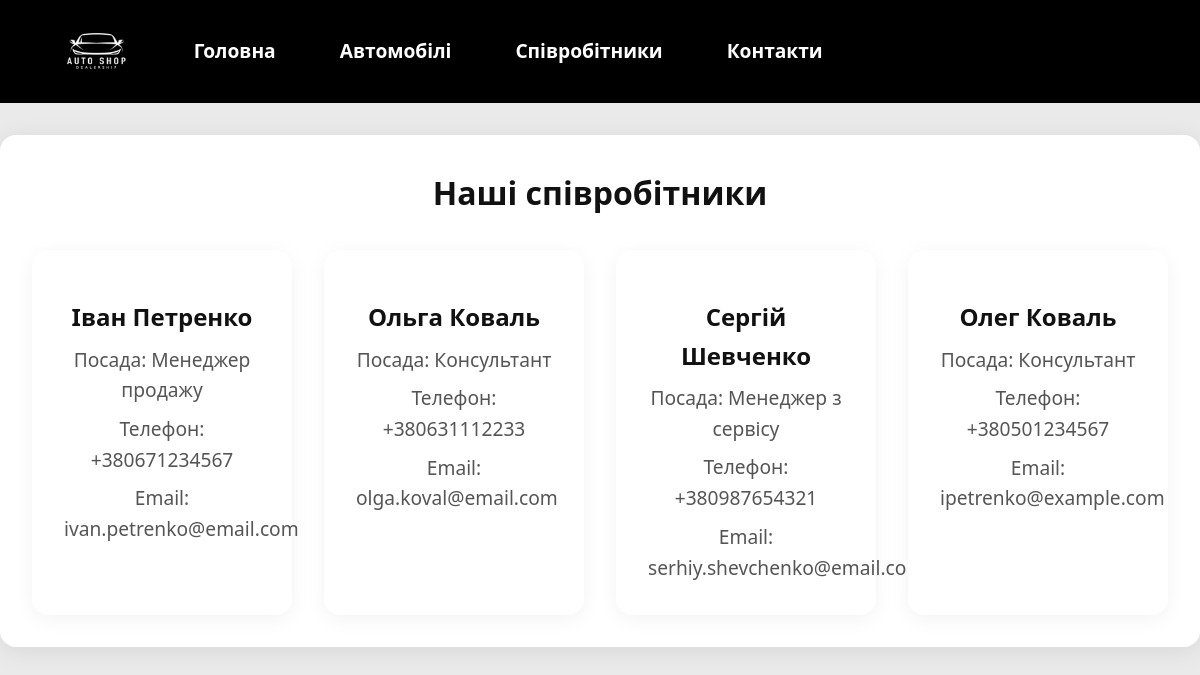
The page /workers on the database its author committed.
### main/models.py (models this page shows, shortened)
class Worker(models.Model):
    full_name = models.CharField(max_length=100)
    position = models.CharField(max_length=100)
    phone = models.CharField(max_length=15)
    email = models.EmailField()
    is_active = models.BooleanField(default=True)

### main/views.py (the view)
# urls.py: path('workers', views.show_workers, name='workers_page'),
def show_workers(request):
    workers = Worker.objects.filter(is_active=True)
    return render(request, 'main/workers.html', {'workers': workers})

### main/templates/main/workers.html (shortened to what this page needs)
{% extends 'layout.html' %}
{% block content %}
<h2>Наші співробітники</h2>
<div class="cards">
    {% for worker in workers %}
        <div class="card">
            <h3>{{ worker.full_name }}</h3>
            <p>Посада: {{ worker.position }}</p>
            <p>Телефон: {{ worker.phone }}</p>
            <p>Email: {{ worker.email }}</p>
        </div>
    {% empty %}
        <p>Немає даних про співробітників.</p>
    {% endfor %}
</div>
{% endblock %}

### main/static/main/css/style.css (style rules this page uses)
* { box-sizing: border-box; margin: 0; padding: 0; font-family: system-ui, -apple-system, BlinkMacSystemFont, 'Segoe UI', Roboto, Oxygen, Ubuntu, Cantarell, 'Open Sans', 'Helvetica Neue', sans-serif; }
body { background-color: #eaeaea; color: #111; line-height: 1.6; overflow-x: hidden; }
.cards { display: grid; grid-template-columns: repeat(auto-fill, minmax(250px, 1fr)); gap: 2rem; margin-top: 2rem; }
.card { background-color: #fff; border-radius: 1rem; padding: 2rem; text-align: center; box-shadow: 0 4px 20px rgba(0,0,0,0.05); transition: transform 0.3s, box-shadow 0.3s; }
.card h3 { margin-top: 1rem; font-size: 1.5rem; }
.card p { margin-top: 0.5rem; font-size: 1.2rem; color: #555; }
h2 { font-size: 2rem; margin-bottom: 1rem; text-align: center; }

### rows shown on the page
Worker: full_name "Іван Петренко", position "Менеджер продажу", phone "+380671234567", email "ivan.petrenko@email.com"
Worker: full_name "Ольга Коваль", position "Консультант", phone "+380631112233", email "olga.koval@email.com"
Worker: full_name "Сергій Шевченко", position "Менеджер з сервісу", phone "+380987654321", email "serhiy.shevchenko@email.com"
Worker: full_name "Олег Коваль", position "Консультант", phone "+380501234567", email "ipetrenko@example.com"
